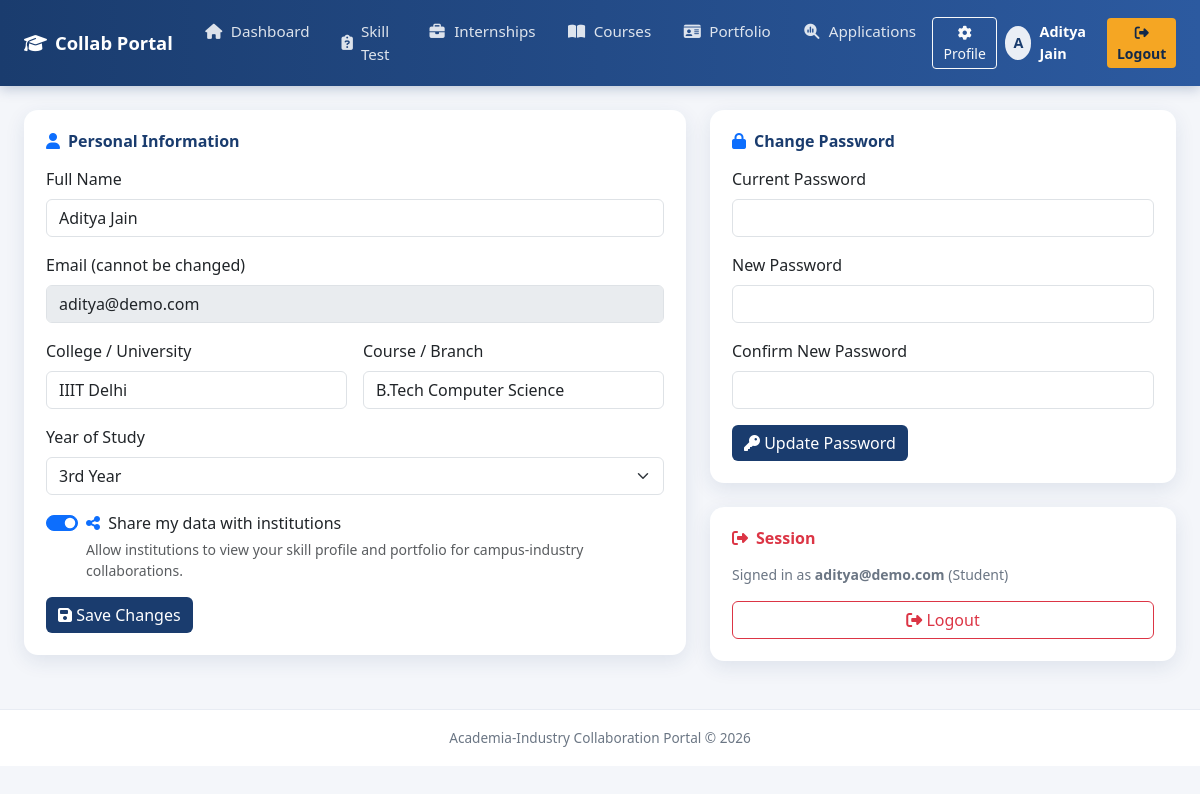
The page /profile.php (signed in) on the database its author committed.
### tables this page shows
CREATE TABLE IF NOT EXISTS `student_details` (
  `id` INT UNSIGNED NOT NULL AUTO_INCREMENT,
  `user_id` INT UNSIGNED NOT NULL,
  `college_name` VARCHAR(150) NOT NULL DEFAULT '',
  `course_branch` VARCHAR(150) NOT NULL DEFAULT '',
  `year` INT NULL,
  PRIMARY KEY (`id`),
  KEY `fk_student_user` (`user_id`),
  CONSTRAINT `fk_student_user` FOREIGN KEY (`user_id`) REFERENCES `users` (`id`) ON DELETE CASCADE
);

### includes/db_connect.php (called while the page is built, shortened)
<?php
$conn = mysqli_connect(DB_HOST, DB_USER, DB_PASS, DB_NAME);
mysqli_set_charset($conn, 'utf8mb4');
function db_query($sql, $types = '', $params = array()) {
    global $conn;
    $stmt = mysqli_prepare($conn, $sql);
    if ($types !== '' && count($params) > 0) {
        mysqli_stmt_bind_param($stmt, $types, ...$params);
    }
    mysqli_stmt_execute($stmt);
    return $stmt;
}
function e($str) {
    return htmlspecialchars((string) $str, ENT_QUOTES, 'UTF-8');
}

### profile.php (the view, shortened to what this page needs)
<?php
require_once 'includes/db_connect.php';
$uid = (int) $_SESSION['user_id'];
$role = $_SESSION['role'];
$details = array('college_name'=>'','course_branch'=>'','year'=>'','consent_share_data'=>0,
                 'company_name'=>'','industry_type'=>'','company_size'=>'','website'=>'',
                 'department'=>'','designation'=>'','institution_name'=>'','institution_type'=>'','location'=>'');
switch ($role) {
    case 'student':
        $st = db_query('SELECT college_name, course_branch, year, consent_share_data FROM student_details WHERE user_id = ?', 'i', array($uid));
        $res = mysqli_stmt_get_result($st);
        $dr = mysqli_fetch_assoc($res);
        if ($dr) $details = array_merge($details, $dr);
        break;
}
if ($role === 'student') {
    require 'includes/page_header.php';
} else {
    require 'includes/page_header_role.php';
}
?>
<div class="row g-4">
  <div class="col-lg-7">
    <div class="card">
      <div class="card-body">
        <h6 class="card-title mb-3"><i class="fa-solid fa-user me-2 text-primary"></i>Personal Information</h6>
        <form method="post" action="profile.php">
          <div class="mb-3">
            <label class="form-label">Full Name</label>
            <input type="text" class="form-control" name="name" value="<?php echo e($_SESSION['name']); ?>" required>
          </div>
          <div class="mb-3">
            <label class="form-label">Email (cannot be changed)</label>
            <input type="email" class="form-control" value="<?php echo e($_SESSION['email']); ?>" disabled>
          </div>
          <div class="row g-3 mb-3">
            <?php if ($role === 'student'): ?>
            <div class="col-md-6">
              <label class="form-label">College / University</label>
              <input type="text" class="form-control" name="college_name" value="<?php echo e($details['college_name']); ?>">
            </div>
            <div class="col-md-6">
              <label class="form-label">Course / Branch</label>
              <input type="text" class="form-control" name="course_branch" value="<?php echo e($details['course_branch']); ?>">
            </div>
            <?php endif; ?>
          </div>
          <?php if ($role === 'student'): ?>
          <div class="mb-3">
            <label class="form-label">Year of Study</label>
            <select class="form-select" name="year">
              <option value="3" <?php echo $details['year']==3?'selected':''; ?>>3rd Year</option>
            </select>
          </div>
          <div class="form-check form-switch mb-3">
            <input class="form-check-input" type="checkbox" name="consent_share_data" id="consentShare" value="1" <?php echo $details['consent_share_data'] ? 'checked' : ''; ?>>
            <label class="form-check-label" for="consentShare">
              <i class="fa-solid fa-share-nodes me-1 text-primary"></i> Share my data with institutions
            </label>
            <div class="form-text">Allow institutions to view your skill profile and portfolio for campus-industry collaborations.</div>
          </div>
          <?php endif; ?>
          <button type="submit" class="btn btn-navy"><i class="fa-solid fa-floppy-disk"></i> Save Changes</button>
        </form>
      </div>
    </div>
  </div>
  <div class="col-lg-5">
    <div class="card mb-4">
      <div class="card-body">
        <h6 class="card-title mb-3"><i class="fa-solid fa-lock me-2 text-primary"></i>Change Password</h6>
        <form method="post" action="profile.php">
          <div class="mb-3">
            <label class="form-label">Current Password</label>
            <input type="password" class="form-control" name="current_password" required>
          </div>
          <div class="mb-3">
            <label class="form-label">New Password</label>
            <input type="password" class="form-control" name="new_password" required>
          </div>
          <div class="mb-3">
            <label class="form-label">Confirm New Password</label>
            <input type="password" class="form-control" name="confirm_password" required>
          </div>
          <button type="submit" class="btn btn-navy"><i class="fa-solid fa-key"></i> Update Password</button>
        </form>
      </div>
    </div>
    <div class="card">
      <div class="card-body">
        <h6 class="card-title mb-3 text-danger"><i class="fa-solid fa-right-from-bracket me-2"></i>Session</h6>
        <p class="small text-muted-2 mb-3">Signed in as <strong><?php echo e($_SESSION['email']); ?></strong> (<?php echo e(ucfirst($role)); ?>)</p>
        <a href="logout.php" class="btn btn-outline-danger w-100"><i class="fa-solid fa-right-from-bracket"></i> Logout</a>
      </div>
    </div>
  </div>
</div>
<?php
if ($role === 'student') {
    require 'includes/page_footer.php';
} else {
    require 'includes/page_footer_role.php';
}
?>

### assets/css/style.css (style rules this page uses)
:root { --navy: #1a3c6e; --navy-dark: #12294a; --navy-light: #2c5aa0; --accent: #f5a623; --soft-grey: #f4f6fa; --text-dark: #1d2733; --text-muted: #6b7684; --shadow: 0 6px 20px rgba(26, 60, 110, 0.10); --shadow-lg: 0 12px 30px rgba(26, 60, 110, 0.16); }
body { background-color: #ffffff; color: var(--text-dark); font-family: 'Segoe UI', system-ui, -apple-system, sans-serif; }
.topnav-layout { background: var(--soft-grey); }
.card { border: none; border-radius: 14px; box-shadow: var(--shadow); transition: transform .2s ease, box-shadow .2s ease; }
.card .card-body { padding: 22px; }
.card h6.card-title { color: var(--navy); font-weight: 700; }
.btn-navy { background: var(--navy); color: #fff; border: none; }
.text-muted-2 { color: var(--text-muted); }

### rows shown on the page
student_details: college_name "IIIT Delhi", course_branch "B.Tech Computer Science", year "3rd Year", consent_share_data "☑"

### other values the page prints
$initial "A"
$uname "Aditya Jain"
$_SESSION['email'] "aditya@demo.com"
$role "Student"
